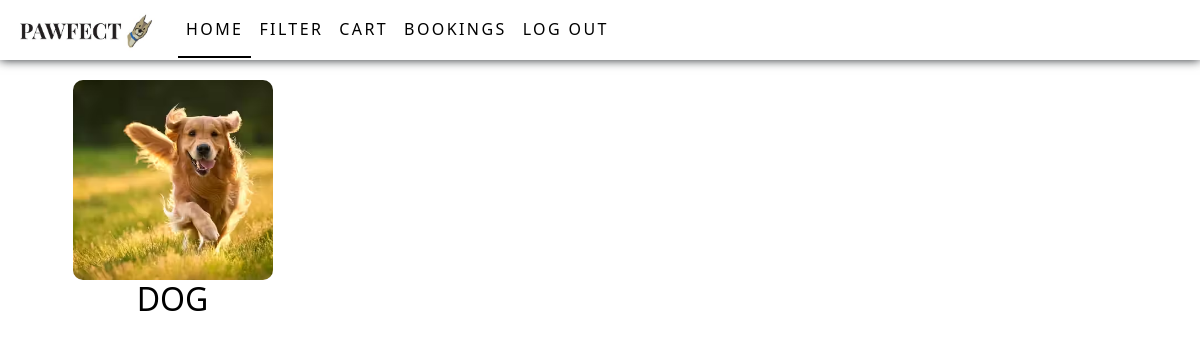
The app's page /user_home (signed in), older data.
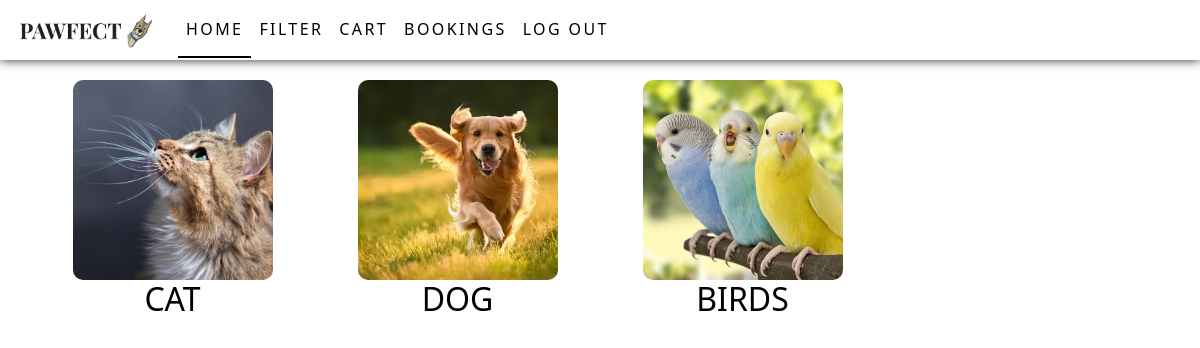
The same page, newer data.
### app/models.py (models this page shows)
class Pet(models.Model):
    pet=models.TextField()
    img=models.FileField()

### app/views.py (the view)
# urls.py: path('user_home',views.user_home),
def user_home(req):
    if 'user' in req.session:
        data=Product.objects.all()
        data1=Details.objects.all()
        pet=Pet.objects.all()
        return render(req,'user/home.html',{'data':data,'data1':data1,'pet':pet})
    else:
        return redirect(shop_login)

### templates/user/home.html (shortened to what this page needs)
<!DOCTYPE html>
<html lang="en">
<head>
  {% load static %}
    <link href="https://cdn.jsdelivr.net/npm/bootstrap@5.3.3/dist/css/bootstrap.min.css" rel="stylesheet">
    <link rel="stylesheet" href="{% static 'css/style.css' %}">
    <link rel="stylesheet" href="{% static 'css/userHome.css' %}">
</head>
<body>
  <nav class="navbar navbar-expand-sm  fixed-top">
    <div class="container-fluid">
      <a class="navbar-brand" href="#"><img src="{% static 'images/pawfectlogo.jpg'%}" alt="" width="150px"></a>
      <div class="collapse navbar-collapse" id="collapsibleNavbar">
        <ul class="navbar-nav">
          <li class="nav-item">
            <a class="nav-link active" href="user_home">Home</a>
          </li>
          <li class="nav-item">
            <a class="nav-link" href="">FILTER</a>
          </li>
          <li class="nav-item">
            <a class="nav-link" href="viewCart">CART</a>
          </li>
          <li class="nav-item">
            <a class="nav-link" href="bookings">Bookings</a>
          </li>
          <li class="nav-item">
            <a class="nav-link" href="logout">Log out</a>
          </li>
        </ul>
      </div>
    </div>
  </nav>
    <div class="container">
        <div class="row">
            {% for i in pet %}
                <div class="col-lg-3">
                    <a class="petLink" href="petType/{{i.pk}}">
                        <img class="petPhoto" src="{{i.img.url}}" alt="" style="width: 200px;height: 200px;object-fit: cover;">
                        <h2>{{i.pet}}</h2>
                    </a>
                </div>
            {% endfor %}
        </div>
    </div>
</body>
</html>

Row changes from the older to the newer data that the page shows:
added Pet: img (picture), pet "CAT"
added Pet: img (picture), pet "BIRDS"
